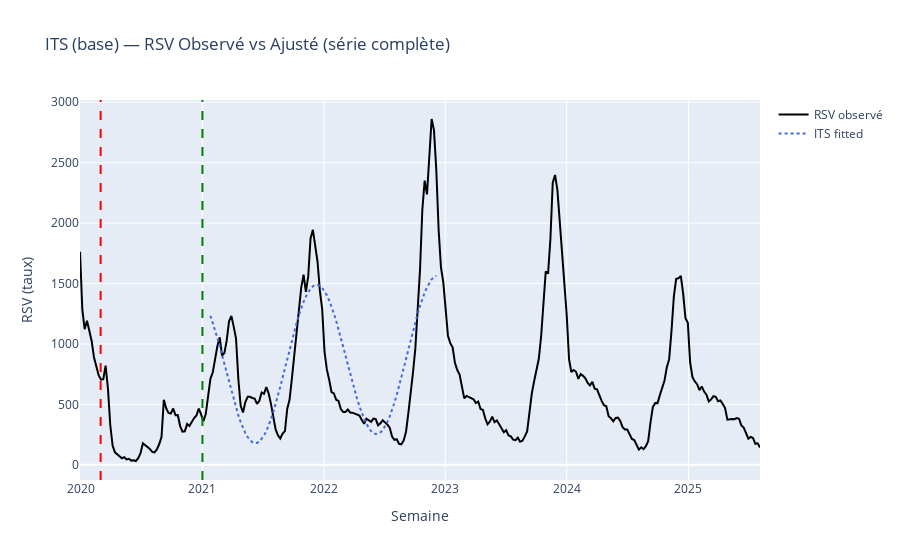
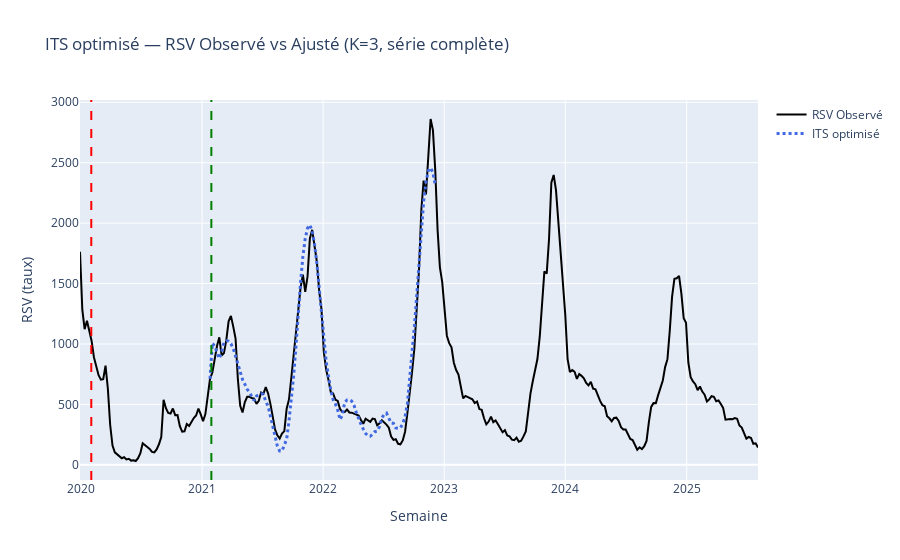

Notebook code cell kept with these figures, in order:
### Code cell
# ==========================================
# 🧱 BLOC 3 — ITS (base + optimisé)
# ==========================================
import numpy as np
import pandas as pd
import statsmodels.api as sm
from statsmodels.stats.diagnostic import acorr_ljungbox
import plotly.graph_objects as go

assert "df_base" in globals() and len(df_base) > 40, "df_base introuvable ou trop court."
assert {"COVID_START","VACC_START"}.issubset(set(globals().keys()))

# =======================================================
# 1️⃣ ITS BASE (Interrupted Time Series simple)
# =======================================================
df_its = df_base.copy().reset_index().sort_values("date_monday")
df_its["t"] = np.arange(len(df_its))
df_its["post_covid"] = (df_its["date_monday"] >= COVID_START).astype(int)
df_its["post_vacc"]  = (df_its["date_monday"] >= VACC_START).astype(int)
df_its["t_post_covid"] = df_its["t"] * df_its["post_covid"]
df_its["t_post_vacc"]  = df_its["t"] * df_its["post_vacc"]

Y = df_its["RSV"].astype(float)
X_cols = ["t","sin52","cos52","post_covid","t_post_covid","post_vacc","t_post_vacc"]
X = df_its[X_cols]

its = sm.OLS(Y, sm.add_constant(X)).fit(cov_type="HAC", cov_kwds={"maxlags":12})
print("=== ITS (base, HAC) — Résumé concis ===")
print(f"AIC={its.aic:.1f} | BIC={its.bic:.1f} | DW={sm.stats.stattools.durbin_watson(its.resid):.3f}")

# --- Plot complet ---
fig = go.Figure()
fig.add_trace(go.Scatter(x=rsv["date_monday"], y=rsv["RSV"], mode="lines", name="RSV observé", line=dict(color="black", width=2)))
fig.add_trace(go.Scatter(x=df_its["date_monday"], y=its.fittedvalues, mode="lines", name="ITS fitted", line=dict(color="royalblue", dash="dot", width=2)))
fig.add_vline(x=COVID_START, line_dash="dash", line_color="red")
fig.add_vline(x=VACC_START, line_dash="dash", line_color="green")
fig.update_layout(title="ITS (base) — RSV Observé vs Ajusté (série complète)", xaxis_title="Semaine", yaxis_title="RSV (taux)")
fig.show()

# =======================================================
# 2️⃣ ITS OPTIMISÉ (Grid-search dates + Fourier + exogènes)
# =======================================================
def add_fourier(df, K=1, period=52):
    df = df.copy()
    t = np.arange(len(df))
    for k in range(1, K+1):
        df[f"sin{k}"] = np.sin(2*np.pi*k*t/period)
        df[f"cos{k}"] = np.cos(2*np.pi*k*t/period)
    return df

def make_its_design(df, covid_date, vacc_date, K=1):
    dfX = df.copy().reset_index().rename(columns={"date_monday": "date"}).sort_values("date")
    dfX["t"] = np.arange(len(dfX))
    dfX["post_covid"] = (dfX["date"] >= covid_date).astype(int)
    dfX["post_vacc"]  = (dfX["date"] >= vacc_date).astype(int)
    dfX["t_post_covid"] = dfX["t"] * dfX["post_covid"]
    dfX["t_post_vacc"]  = dfX["t"] * dfX["post_vacc"]
    dfX = add_fourier(dfX, K=K)
    y = dfX["RSV"].astype(float)
    Xcols = ["t","post_covid","t_post_covid","post_vacc","t_post_vacc"] + \
            [f"sin{k}" for k in range(1,K+1)] + [f"cos{k}" for k in range(1,K+1)]
    for c in ["cov12_lag","MNP_lag","work_lag"]:
        if c in dfX.columns: Xcols.append(c)
    X = dfX[Xcols]
    hac_lags = int(np.clip(np.sqrt(len(dfX)),8,24))
    fit = sm.OLS(y, sm.add_constant(X)).fit(cov_type="HAC", cov_kwds={"maxlags": hac_lags})
    dfX["date_monday"] = pd.to_datetime(dfX["date"])
    return fit, dfX, Xcols, hac_lags, y

# --- Grid-search ±28j autour des jalons ---
steps = np.array([-28,-14,0,14,28], dtype="timedelta64[D]")
candidates_covid = [COVID_START + pd.to_timedelta(int(s.astype(int)), unit="D") for s in steps]
candidates_vacc  = [VACC_START  + pd.to_timedelta(int(s.astype(int)), unit="D") for s in steps]
Ks = [1,2,3]

best = {"aic": np.inf}
for K in Ks:
    for cdate in candidates_covid:
        for vdate in candidates_vacc:
            if vdate <= cdate: continue
            try:
                fit, dfX, Xcols, hac_lags, y = make_its_design(
                    df_base[["RSV","cov12_lag","MNP_lag","work_lag"]],
                    covid_date=cdate, vacc_date=vdate, K=K
                )
                if fit.aic < best["aic"]:
                    best = {"aic": fit.aic, "K": K, "covid": cdate, "vacc": vdate, "fit": fit, "df": dfX, "Xcols": Xcols}
            except Exception:
                continue

its_best = best["fit"]
df_plot = best["df"].copy()
print(f"🥇 ITS optimisé : AIC={best['aic']:.1f} | K={best['K']} | COVID={best['covid'].date()} | VACC={best['vacc'].date()}")

# --- Diagnostics ---
dw = sm.stats.stattools.durbin_watson(its_best.resid)
lb = acorr_ljungbox(its_best.resid, lags=[8,12,24], return_df=True)[["lb_stat","lb_pvalue"]]
print(f"Durbin–Watson={dw:.3f}")
display(lb)

# --- Plot complet ---
df_plot["fitted"] = its_best.fittedvalues.values
fig = go.Figure()
fig.add_trace(go.Scatter(x=rsv["date_monday"], y=rsv["RSV"], mode="lines", name="RSV Observé", line=dict(color="black", width=2)))
fig.add_trace(go.Scatter(x=df_plot["date_monday"], y=df_plot["fitted"], mode="lines", name="ITS optimisé", line=dict(color="royalblue", dash="dot", width=3)))
fig.add_vline(x=best["covid"], line_dash="dash", line_color="red")
fig.add_vline(x=best["vacc"], line_dash="dash", line_color="green")
fig.update_layout(title=f"ITS optimisé — RSV Observé vs Ajusté (K={best['K']}, série complète)", xaxis_title="Semaine", yaxis_title="RSV (taux)")
fig.show()

print("✅ BLOC 3 terminé — objets clés : its, its_best, df_plot, best")

### Figure 1 — Plotly figure (JSON) as saved in the notebook; plotly's stock layout.template omitted (floating-point values rounded to 4 significant figures; data arrays with more than 128 entries replaced by an {"elided": "..."} marker saying what was removed)
{"data": [{"line": {"color": "black", "width": 2}, "mode": "lines", "name": "RSV observé", "type": "scatter", "x": {"elided": "293 str values"}, "y": {"elided": "293 float values"}}, {"line": {"color": "royalblue", "dash": "dot", "width": 2}, "mode": "lines", "name": "ITS fitted", "type": "scatter", "x": ["2021-01-25T00:00:00.000000000", "2021-02-01T00:00:00.000000000", "2021-02-08T00:00:00.000000000", "2021-02-15T00:00:00.000000000", "2021-02-22T00:00:00.000000000", "2021-03-01T00:00:00.000000000", "2021-03-08T00:00:00.000000000", "2021-03-15T00:00:00.000000000", "2021-03-22T00:00:00.000000000", "2021-03-29T00:00:00.000000000", "2021-04-05T00:00:00.000000000", "2021-04-12T00:00:00.000000000", "2021-04-19T00:00:00.000000000", "2021-04-26T00:00:00.000000000", "2021-05-03T00:00:00.000000000", "2021-05-10T00:00:00.000000000", "2021-05-17T00:00:00.000000000", "2021-05-24T00:00:00.000000000", "2021-05-31T00:00:00.000000000", "2021-06-07T00:00:00.000000000", "2021-06-14T00:00:00.000000000", "2021-06-21T00:00:00.000000000", "2021-06-28T00:00:00.000000000", "2021-07-05T00:00:00.000000000", "2021-07-12T00:00:00.000000000", "2021-07-19T00:00:00.000000000", "2021-07-26T00:00:00.000000000", "2021-08-02T00:00:00.000000000", "2021-08-09T00:00:00.000000000", "2021-08-16T00:00:00.000000000", "2021-08-23T00:00:00.000000000", "2021-08-30T00:00:00.000000000", "2021-09-06T00:00:00.000000000", "2021-09-13T00:00:00.000000000", "2021-09-20T00:00:00.000000000", "2021-09-27T00:00:00.000000000", "2021-10-04T00:00:00.000000000", "2021-10-11T00:00:00.000000000", "2021-10-18T00:00:00.000000000", "2021-10-25T00:00:00.000000000", "2021-11-01T00:00:00.000000000", "2021-11-08T00:00:00.000000000", "2021-11-15T00:00:00.000000000", "2021-11-22T00:00:00.000000000", "2021-11-29T00:00:00.000000000", "2021-12-06T00:00:00.000000000", "2021-12-13T00:00:00.000000000", "2021-12-20T00:00:00.000000000", "2021-12-27T00:00:00.000000000", "2022-01-03T00:00:00.000000000", "2022-01-10T00:00:00.000000000", "2022-01-17T00:00:00.000000000", "2022-01-24T00:00:00.000000000", "2022-01-31T00:00:00.000000000", "2022-02-07T00:00:00.000000000", "2022-02-14T00:00:00.000000000", "2022-02-21T00:00:00.000000000", "2022-02-28T00:00:00.000000000", "2022-03-07T00:00:00.000000000", "2022-03-14T00:00:00.000000000", "2022-03-21T00:00:00.000000000", "2022-03-28T00:00:00.000000000", "2022-04-04T00:00:00.000000000", "2022-04-11T00:00:00.000000000", "2022-04-18T00:00:00.000000000", "2022-04-25T00:00:00.000000000", "2022-05-02T00:00:00.000000000", "2022-05-09T00:00:00.000000000", "2022-05-16T00:00:00.000000000", "2022-05-23T00:00:00.000000000", "2022-05-30T00:00:00.000000000", "2022-06-06T00:00:00.000000000", "2022-06-13T00:00:00.000000000", "2022-06-20T00:00:00.000000000", "2022-06-27T00:00:00.000000000", "2022-07-04T00:00:00.000000000", "2022-07-11T00:00:00.000000000", "2022-07-18T00:00:00.000000000", "2022-07-25T00:00:00.000000000", "2022-08-01T00:00:00.000000000", "2022-08-08T00:00:00.000000000", "2022-08-15T00:00:00.000000000", "2022-08-22T00:00:00.000000000", "2022-08-29T00:00:00.000000000", "2022-09-05T00:00:00.000000000", "2022-09-12T00:00:00.000000000", "2022-09-19T00:00:00.000000000", "2022-09-26T00:00:00.000000000", "2022-10-03T00:00:00.000000000", "2022-10-10T00:00:00.000000000", "2022-10-17T00:00:00.000000000", "2022-10-24T00:00:00.000000000", "2022-10-31T00:00:00.000000000", "2022-11-07T00:00:00.000000000", "2022-11-14T00:00:00.000000000", "2022-11-21T00:00:00.000000000", "2022-11-28T00:00:00.000000000", "2022-12-05T00:00:00.000000000"], "y": [1234.0, 1178.0, 1116.0, 1049.0, 978.3, 905.0, 830.1, 754.7, 679.9, 606.9, 536.7, 470.3, 408.8, 353.1, 304.0, 262.2, 228.4, 203.1, 186.6, 179.3, 181.3, 192.5, 212.8, 242.0, 279.6, 325.2, 378.0, 437.3, 502.3, 572.0, 645.5, 721.7, 799.5, 877.8, 955.5, 1031.0, 1105.0, 1174.0, 1238.0, 1297.0, 1349.0, 1394.0, 1430.0, 1459.0, 1478.0, 1488.0, 1489.0, 1481.0, 1463.0, 1437.0, 1402.0, 1360.0, 1310.0, 1253.0, 1191.0, 1125.0, 1054.0, 980.7, 905.8, 830.4, 755.6, 682.6, 612.4, 546.0, 484.5, 428.8, 379.7, 337.9, 304.1, 278.8, 262.3, 255.0, 257.0, 268.2, 288.5, 317.7, 355.3, 400.9, 453.7, 513.0, 578.0, 647.7, 721.2, 797.4, 875.2, 953.5, 1031.0, 1107.0, 1180.0, 1250.0, 1314.0, 1373.0, 1425.0, 1469.0, 1506.0, 1534.0, 1554.0, 1564.0]}], "layout": {"shapes": [{"line": {"color": "red", "dash": "dash"}, "type": "line", "x0": "2020-03-01T00:00:00", "x1": "2020-03-01T00:00:00", "xref": "x", "y0": 0, "y1": 1, "yref": "y domain"}, {"line": {"color": "green", "dash": "dash"}, "type": "line", "x0": "2021-01-01T00:00:00", "x1": "2021-01-01T00:00:00", "xref": "x", "y0": 0, "y1": 1, "yref": "y domain"}], "title": {"text": "ITS (base) — RSV Observé vs Ajusté (série complète)"}, "xaxis": {"title": {"text": "Semaine"}}, "yaxis": {"title": {"text": "RSV (taux)"}}}}

### Figure 2 — Plotly figure (JSON) as saved in the notebook; plotly's stock layout.template omitted (floating-point values rounded to 4 significant figures; data arrays with more than 128 entries replaced by an {"elided": "..."} marker saying what was removed)
{"data": [{"line": {"color": "black", "width": 2}, "mode": "lines", "name": "RSV Observé", "type": "scatter", "x": {"elided": "293 str values"}, "y": {"elided": "293 float values"}}, {"line": {"color": "royalblue", "dash": "dot", "width": 3}, "mode": "lines", "name": "ITS optimisé", "type": "scatter", "x": ["2021-01-25T00:00:00.000000000", "2021-02-01T00:00:00.000000000", "2021-02-08T00:00:00.000000000", "2021-02-15T00:00:00.000000000", "2021-02-22T00:00:00.000000000", "2021-03-01T00:00:00.000000000", "2021-03-08T00:00:00.000000000", "2021-03-15T00:00:00.000000000", "2021-03-22T00:00:00.000000000", "2021-03-29T00:00:00.000000000", "2021-04-05T00:00:00.000000000", "2021-04-12T00:00:00.000000000", "2021-04-19T00:00:00.000000000", "2021-04-26T00:00:00.000000000", "2021-05-03T00:00:00.000000000", "2021-05-10T00:00:00.000000000", "2021-05-17T00:00:00.000000000", "2021-05-24T00:00:00.000000000", "2021-05-31T00:00:00.000000000", "2021-06-07T00:00:00.000000000", "2021-06-14T00:00:00.000000000", "2021-06-21T00:00:00.000000000", "2021-06-28T00:00:00.000000000", "2021-07-05T00:00:00.000000000", "2021-07-12T00:00:00.000000000", "2021-07-19T00:00:00.000000000", "2021-07-26T00:00:00.000000000", "2021-08-02T00:00:00.000000000", "2021-08-09T00:00:00.000000000", "2021-08-16T00:00:00.000000000", "2021-08-23T00:00:00.000000000", "2021-08-30T00:00:00.000000000", "2021-09-06T00:00:00.000000000", "2021-09-13T00:00:00.000000000", "2021-09-20T00:00:00.000000000", "2021-09-27T00:00:00.000000000", "2021-10-04T00:00:00.000000000", "2021-10-11T00:00:00.000000000", "2021-10-18T00:00:00.000000000", "2021-10-25T00:00:00.000000000", "2021-11-01T00:00:00.000000000", "2021-11-08T00:00:00.000000000", "2021-11-15T00:00:00.000000000", "2021-11-22T00:00:00.000000000", "2021-11-29T00:00:00.000000000", "2021-12-06T00:00:00.000000000", "2021-12-13T00:00:00.000000000", "2021-12-20T00:00:00.000000000", "2021-12-27T00:00:00.000000000", "2022-01-03T00:00:00.000000000", "2022-01-10T00:00:00.000000000", "2022-01-17T00:00:00.000000000", "2022-01-24T00:00:00.000000000", "2022-01-31T00:00:00.000000000", "2022-02-07T00:00:00.000000000", "2022-02-14T00:00:00.000000000", "2022-02-21T00:00:00.000000000", "2022-02-28T00:00:00.000000000", "2022-03-07T00:00:00.000000000", "2022-03-14T00:00:00.000000000", "2022-03-21T00:00:00.000000000", "2022-03-28T00:00:00.000000000", "2022-04-04T00:00:00.000000000", "2022-04-11T00:00:00.000000000", "2022-04-18T00:00:00.000000000", "2022-04-25T00:00:00.000000000", "2022-05-02T00:00:00.000000000", "2022-05-09T00:00:00.000000000", "2022-05-16T00:00:00.000000000", "2022-05-23T00:00:00.000000000", "2022-05-30T00:00:00.000000000", "2022-06-06T00:00:00.000000000", "2022-06-13T00:00:00.000000000", "2022-06-20T00:00:00.000000000", "2022-06-27T00:00:00.000000000", "2022-07-04T00:00:00.000000000", "2022-07-11T00:00:00.000000000", "2022-07-18T00:00:00.000000000", "2022-07-25T00:00:00.000000000", "2022-08-01T00:00:00.000000000", "2022-08-08T00:00:00.000000000", "2022-08-15T00:00:00.000000000", "2022-08-22T00:00:00.000000000", "2022-08-29T00:00:00.000000000", "2022-09-05T00:00:00.000000000", "2022-09-12T00:00:00.000000000", "2022-09-19T00:00:00.000000000", "2022-09-26T00:00:00.000000000", "2022-10-03T00:00:00.000000000", "2022-10-10T00:00:00.000000000", "2022-10-17T00:00:00.000000000", "2022-10-24T00:00:00.000000000", "2022-10-31T00:00:00.000000000", "2022-11-07T00:00:00.000000000", "2022-11-14T00:00:00.000000000", "2022-11-21T00:00:00.000000000", "2022-11-28T00:00:00.000000000", "2022-12-05T00:00:00.000000000"], "y": [711.9, 1006.0, 982.0, 938.1, 879.4, 931.7, 1013.0, 1027.0, 1023.0, 1002.0, 962.8, 897.9, 830.0, 757.7, 705.7, 666.4, 624.9, 599.1, 560.4, 531.5, 569.4, 576.6, 588.5, 586.1, 522.3, 486.7, 400.0, 327.8, 237.9, 155.6, 114.2, 115.3, 163.7, 212.7, 361.9, 531.1, 735.5, 979.8, 1259.0, 1510.0, 1725.0, 1873.0, 1958.0, 1985.0, 1933.0, 1825.0, 1670.0, 1466.0, 1228.0, 1014.0, 858.0, 735.2, 617.4, 540.9, 504.2, 452.4, 374.0, 413.9, 516.5, 536.6, 539.6, 527.5, 493.0, 432.5, 377.2, 337.5, 295.7, 260.0, 238.8, 236.3, 253.1, 274.5, 279.3, 315.2, 386.2, 419.3, 428.4, 390.6, 346.3, 343.2, 305.4, 302.5, 305.5, 341.3, 396.3, 505.4, 707.9, 916.0, 1142.0, 1394.0, 1671.0, 1956.0, 2182.0, 2342.0, 2433.0, 2458.0, 2418.0, 2314.0]}], "layout": {"shapes": [{"line": {"color": "red", "dash": "dash"}, "type": "line", "x0": "2020-02-02T00:00:00", "x1": "2020-02-02T00:00:00", "xref": "x", "y0": 0, "y1": 1, "yref": "y domain"}, {"line": {"color": "green", "dash": "dash"}, "type": "line", "x0": "2021-01-29T00:00:00", "x1": "2021-01-29T00:00:00", "xref": "x", "y0": 0, "y1": 1, "yref": "y domain"}], "title": {"text": "ITS optimisé — RSV Observé vs Ajusté (K=3, série complète)"}, "xaxis": {"title": {"text": "Semaine"}}, "yaxis": {"title": {"text": "RSV (taux)"}}}}
